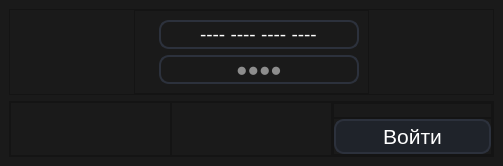
<?xml version="1.0" encoding="UTF-8"?>
<ui version="4.0">
 <class>MainWindow</class>
 <widget class="QMainWindow" name="MainWindow">
  <property name="enabled">
   <bool>true</bool>
  </property>
  <property name="geometry">
   <rect>
    <x>0</x>
    <y>0</y>
    <width>503</width>
    <height>166</height>
   </rect>
  </property>
  <property name="windowTitle">
   <string>Авторизация</string>
  </property>
  <property name="windowIcon">
   <iconset resource="resources.qrc">
    <normaloff>:/resources/resources/key.svg</normaloff>:/resources/resources/key.svg</iconset>
  </property>
  <property name="styleSheet">
   <string notr="true">*{
	background: none;
	background-color: rgb(26, 26, 26);
}</string>
  </property>
  <property name="toolButtonStyle">
   <enum>Qt::ToolButtonTextOnly</enum>
  </property>
  <property name="tabShape">
   <enum>QTabWidget::Rounded</enum>
  </property>
  <widget class="QWidget" name="centralwidget">
   <property name="styleSheet">
    <string notr="true">QPushButton{
	color: #fff;
	background-color: #1f232a;
	border: 2px solid #2c313c;
	border-radius: 10px;
	padding: 3px;
}
QPushButton:hover:!pressed
{
  border: 3px solid darkblue;
}
</string>
   </property>
   <layout class="QVBoxLayout" name="verticalLayout">
    <item>
     <widget class="QFrame" name="frame_2">
      <property name="frameShape">
       <enum>QFrame::StyledPanel</enum>
      </property>
      <property name="frameShadow">
       <enum>QFrame::Raised</enum>
      </property>
      <layout class="QHBoxLayout" name="horizontalLayout_2">
       <property name="spacing">
        <number>0</number>
       </property>
       <property name="leftMargin">
        <number>0</number>
       </property>
       <property name="topMargin">
        <number>0</number>
       </property>
       <property name="rightMargin">
        <number>0</number>
       </property>
       <property name="bottomMargin">
        <number>0</number>
       </property>
       <item>
        <spacer name="horizontalSpacer">
         <property name="orientation">
          <enum>Qt::Horizontal</enum>
         </property>
         <property name="sizeHint" stdset="0">
          <size>
           <width>40</width>
           <height>20</height>
          </size>
         </property>
        </spacer>
       </item>
       <item>
        <widget class="QFrame" name="frame_8">
         <property name="frameShape">
          <enum>QFrame::StyledPanel</enum>
         </property>
         <property name="frameShadow">
          <enum>QFrame::Raised</enum>
         </property>
        </widget>
       </item>
       <item>
        <widget class="QFrame" name="frame_9">
         <property name="styleSheet">
          <string notr="true">QLabel{
	font-size: 16px;
	color: #fff;
}
QLineEdit{
	color: #fff;
	border: 2px solid #2c313c;
	border-radius: 10px;
}
QLineEdit:hover{
    border: 2px solid blue;
}
QLineEdit:focus{
    border: 2px solid blue;
}</string>
         </property>
         <property name="frameShape">
          <enum>QFrame::StyledPanel</enum>
         </property>
         <property name="frameShadow">
          <enum>QFrame::Raised</enum>
         </property>
         <layout class="QFormLayout" name="formLayout">
          <item row="0" column="0">
           <widget class="QLabel" name="label">
            <property name="text">
             <string/>
            </property>
            <property name="pixmap">
             <pixmap resource="resources.qrc">:/resources/resources/credit-card.svg</pixmap>
            </property>
           </widget>
          </item>
          <item row="0" column="1">
           <widget class="QLineEdit" name="lineEdit">
            <property name="minimumSize">
             <size>
              <width>200</width>
              <height>0</height>
             </size>
            </property>
            <property name="font">
             <font>
              <pointsize>14</pointsize>
             </font>
            </property>
            <property name="inputMask">
             <string>9999 9999 9999 9999;-</string>
            </property>
            <property name="alignment">
             <set>Qt::AlignCenter</set>
            </property>
           </widget>
          </item>
          <item row="1" column="0">
           <widget class="QLabel" name="label_2">
            <property name="text">
             <string/>
            </property>
            <property name="pixmap">
             <pixmap resource="resources.qrc">:/resources/resources/key.svg</pixmap>
            </property>
           </widget>
          </item>
          <item row="1" column="1">
           <widget class="QLineEdit" name="lineEdit_2">
            <property name="font">
             <font>
              <pointsize>14</pointsize>
             </font>
            </property>
            <property name="inputMask">
             <string/>
            </property>
            <property name="maxLength">
             <number>4</number>
            </property>
            <property name="echoMode">
             <enum>QLineEdit::Password</enum>
            </property>
            <property name="alignment">
             <set>Qt::AlignCenter</set>
            </property>
            <property name="placeholderText">
             <string>●●●●</string>
            </property>
           </widget>
          </item>
         </layout>
        </widget>
       </item>
       <item>
        <widget class="QFrame" name="frame_10">
         <property name="frameShape">
          <enum>QFrame::StyledPanel</enum>
         </property>
         <property name="frameShadow">
          <enum>QFrame::Raised</enum>
         </property>
        </widget>
       </item>
       <item>
        <spacer name="horizontalSpacer_2">
         <property name="orientation">
          <enum>Qt::Horizontal</enum>
         </property>
         <property name="sizeHint" stdset="0">
          <size>
           <width>40</width>
           <height>20</height>
          </size>
         </property>
        </spacer>
       </item>
      </layout>
     </widget>
    </item>
    <item>
     <widget class="QFrame" name="frame">
      <property name="frameShape">
       <enum>QFrame::StyledPanel</enum>
      </property>
      <property name="frameShadow">
       <enum>QFrame::Raised</enum>
      </property>
      <layout class="QHBoxLayout" name="horizontalLayout">
       <property name="spacing">
        <number>0</number>
       </property>
       <property name="leftMargin">
        <number>0</number>
       </property>
       <property name="topMargin">
        <number>0</number>
       </property>
       <property name="rightMargin">
        <number>0</number>
       </property>
       <property name="bottomMargin">
        <number>0</number>
       </property>
       <item>
        <widget class="QFrame" name="frame_3">
         <property name="frameShape">
          <enum>QFrame::StyledPanel</enum>
         </property>
         <property name="frameShadow">
          <enum>QFrame::Raised</enum>
         </property>
        </widget>
       </item>
       <item>
        <widget class="QFrame" name="frame_4">
         <property name="frameShape">
          <enum>QFrame::StyledPanel</enum>
         </property>
         <property name="frameShadow">
          <enum>QFrame::Raised</enum>
         </property>
        </widget>
       </item>
       <item>
        <widget class="QFrame" name="frame_5">
         <property name="frameShape">
          <enum>QFrame::StyledPanel</enum>
         </property>
         <property name="frameShadow">
          <enum>QFrame::Raised</enum>
         </property>
         <layout class="QVBoxLayout" name="verticalLayout_2">
          <property name="spacing">
           <number>0</number>
          </property>
          <property name="leftMargin">
           <number>0</number>
          </property>
          <property name="topMargin">
           <number>0</number>
          </property>
          <property name="rightMargin">
           <number>0</number>
          </property>
          <property name="bottomMargin">
           <number>0</number>
          </property>
          <item>
           <widget class="QFrame" name="frame_6">
            <property name="frameShape">
             <enum>QFrame::StyledPanel</enum>
            </property>
            <property name="frameShadow">
             <enum>QFrame::Raised</enum>
            </property>
           </widget>
          </item>
          <item>
           <widget class="QFrame" name="frame_7">
            <property name="frameShape">
             <enum>QFrame::StyledPanel</enum>
            </property>
            <property name="frameShadow">
             <enum>QFrame::Raised</enum>
            </property>
            <layout class="QVBoxLayout" name="verticalLayout_3">
             <property name="spacing">
              <number>0</number>
             </property>
             <property name="leftMargin">
              <number>0</number>
             </property>
             <property name="topMargin">
              <number>0</number>
             </property>
             <property name="rightMargin">
              <number>0</number>
             </property>
             <property name="bottomMargin">
              <number>0</number>
             </property>
             <item>
              <widget class="QPushButton" name="pushButton">
               <property name="font">
                <font>
                 <pointsize>16</pointsize>
                 <weight>50</weight>
                 <italic>false</italic>
                 <bold>false</bold>
                 <underline>false</underline>
                 <strikeout>false</strikeout>
                 <kerning>true</kerning>
                </font>
               </property>
               <property name="text">
                <string>Войти</string>
               </property>
               <property name="icon">
                <iconset resource="resources.qrc">
                 <normaloff>:/resources/resources/user-check.svg</normaloff>:/resources/resources/user-check.svg</iconset>
               </property>
               <property name="iconSize">
                <size>
                 <width>24</width>
                 <height>24</height>
                </size>
               </property>
               <property name="shortcut">
                <string>Return</string>
               </property>
              </widget>
             </item>
            </layout>
           </widget>
          </item>
         </layout>
        </widget>
       </item>
      </layout>
     </widget>
    </item>
   </layout>
  </widget>
 </widget>
 <resources>
  <include location="resources.qrc"/>
 </resources>
 <connections/>
</ui>
